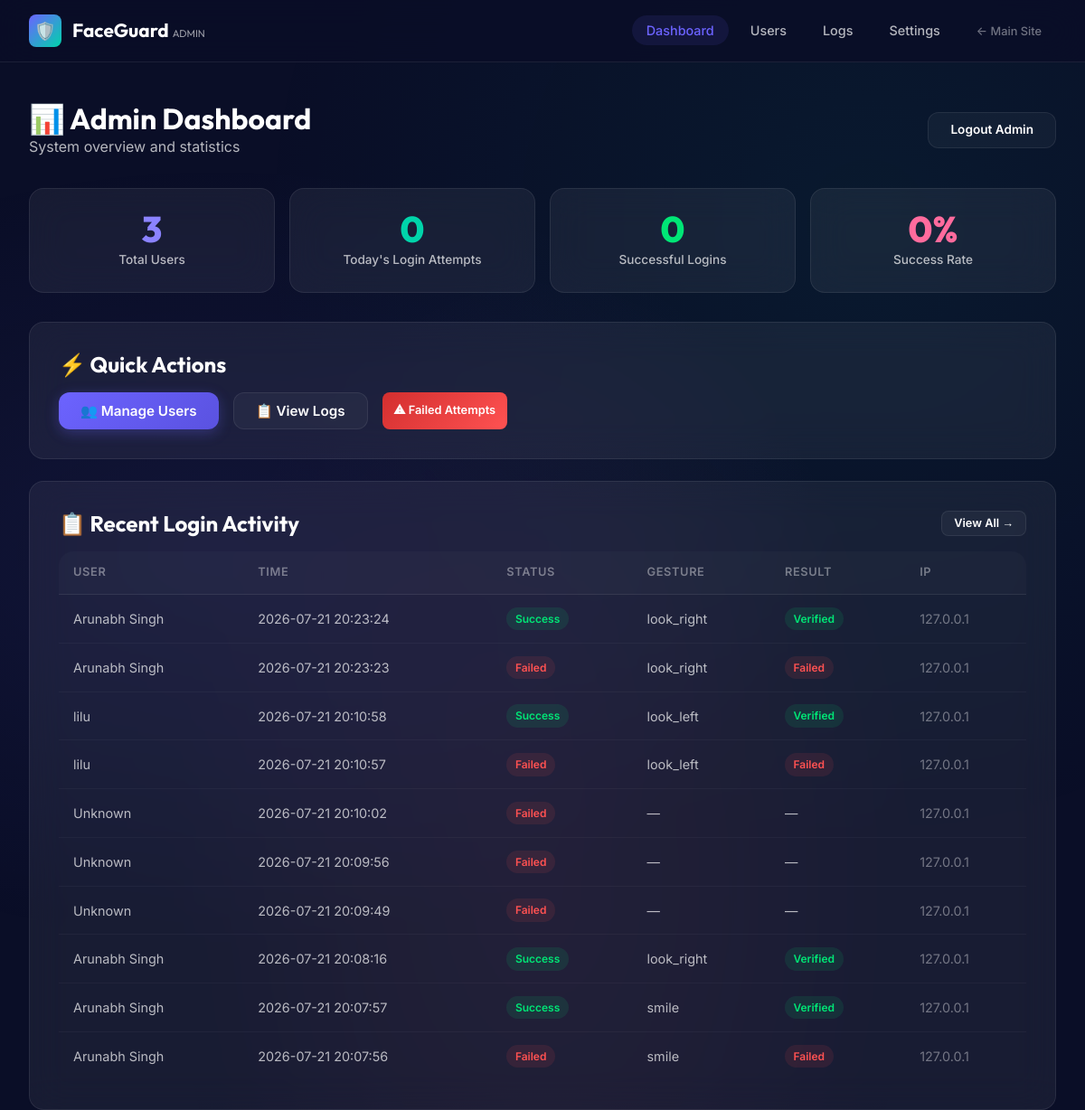
Screenshot of /admin/dashboard (signed in) with the database file from the repository.
### tables this page shows
CREATE TABLE login_logs (
                log_id INTEGER PRIMARY KEY AUTOINCREMENT,
                user_id INTEGER,
                login_time DATETIME DEFAULT CURRENT_TIMESTAMP,
                status VARCHAR(20) NOT NULL,
                gesture_type VARCHAR(50),
                gesture_result VARCHAR(20),
                ip_address VARCHAR(45),
                FOREIGN KEY (user_id) REFERENCES users(user_id) ON DELETE SET NULL
            );

CREATE TABLE users (
                user_id INTEGER PRIMARY KEY AUTOINCREMENT,
                name VARCHAR(100) NOT NULL,
                email VARCHAR(100) UNIQUE NOT NULL,
                face_encoding BLOB NOT NULL,
                face_image_path VARCHAR(255),
                created_at DATETIME DEFAULT CURRENT_TIMESTAMP,
                is_active BOOLEAN DEFAULT 1
            );

### admin/routes.py (the view)
@admin_bp.route('/dashboard')
@admin_required
def admin_dashboard():
    db = get_db()
    stats = {
        'total_users': db.get_user_count(),
        'today_logins': db.get_today_login_count(),
        'today_success': db.get_today_success_count(),
        'success_rate': 0
    }
    if stats['today_logins'] > 0:
        stats['success_rate'] = round((stats['today_success'] / stats['today_logins']) * 100, 1)
    recent_logs = db.get_login_logs(limit=10)
    return render_template('admin/dashboard.html', stats=stats, logs=recent_logs)

### admin/routes.py (called while the page is built)
def get_db():
    return current_app.config['DB_INSTANCE']

def admin_required(f):
    from functools import wraps
    @wraps(f)
    def decorated(*args, **kwargs):
        if not session.get('admin_logged_in'):
            flash('Admin login required.', 'warning')
            return redirect(url_for('admin.admin_login'))
        return f(*args, **kwargs)
    return decorated

### backend/models/database.py (called while the page is built)
    def get_connection(self):
        conn = sqlite3.connect(self.db_path)
        conn.row_factory = sqlite3.Row
        conn.execute("PRAGMA foreign_keys = ON")
        return conn

    def get_user_count(self):
        conn = self.get_connection()
        count = conn.execute('SELECT COUNT(*) FROM users').fetchone()[0]
        conn.close()
        return count

    def get_login_logs(self, limit=50, user_id=None, status=None):
        conn = self.get_connection()
        query = '''
            SELECT l.*, u.name as user_name
            FROM login_logs l
            LEFT JOIN users u ON l.user_id = u.user_id
            WHERE 1=1
        '''
        params = []
        if user_id:
            query += ' AND l.user_id = ?'
            params.append(user_id)
        if status:
            query += ' AND l.status = ?'
            params.append(status)
        query += ' ORDER BY l.login_time DESC LIMIT ?'
        params.append(limit)
        logs = conn.execute(query, params).fetchall()
        conn.close()
        return [dict(log) for log in logs]

    def get_today_login_count(self):
        conn = self.get_connection()
        count = conn.execute(
            "SELECT COUNT(*) FROM login_logs WHERE DATE(login_time) = DATE('now')"
        ).fetchone()[0]
        conn.close()
        return count

    def get_today_success_count(self):
        conn = self.get_connection()
        count = conn.execute(
            "SELECT COUNT(*) FROM login_logs WHERE DATE(login_time) = DATE('now') AND status = 'Success'"
        ).fetchone()[0]
        conn.close()
        return count

### admin/templates/admin/dashboard.html (shortened to what this page needs)
{% extends "admin/base.html" %}
{% block content %}
<div class="container" style="padding-top: 2rem;">
    <div class="dashboard-header">
        <div>
            <h2>📊 Admin Dashboard</h2>
            <p style="color: var(--text-secondary);">System overview and statistics</p>
        </div>
        <a href="{{ url_for('admin.admin_logout') }}" class="btn btn-secondary" style="font-size: 0.85rem;">
            Logout Admin
        </a>
    </div>
    <div class="stats-grid">
        <div class="glass-card stat-card">
            <div class="stat-value purple" data-count="{{ stats.total_users }}">{{ stats.total_users }}</div>
            <div class="stat-label">Total Users</div>
        </div>
        <div class="glass-card stat-card">
            <div class="stat-value teal" data-count="{{ stats.today_logins }}">{{ stats.today_logins }}</div>
            <div class="stat-label">Today's Login Attempts</div>
        </div>
        <div class="glass-card stat-card">
            <div class="stat-value green" data-count="{{ stats.today_success }}">{{ stats.today_success }}</div>
            <div class="stat-label">Successful Logins</div>
        </div>
        <div class="glass-card stat-card">
            <div class="stat-value pink">{{ stats.success_rate }}%</div>
            <div class="stat-label">Success Rate</div>
        </div>
    </div>
    <div class="glass-card mb-3">
        <h3 class="mb-2">⚡ Quick Actions</h3>
        <div class="d-flex gap-2 flex-wrap">
            <a href="{{ url_for('admin.admin_users') }}" class="btn btn-primary">
                👥 Manage Users
            </a>
            <a href="{{ url_for('admin.admin_logs') }}" class="btn btn-secondary">
                📋 View Logs
            </a>
            <a href="{{ url_for('admin.admin_logs') }}?status=Failed" class="btn btn-danger btn-sm">
                ⚠ Failed Attempts
            </a>
        </div>
    </div>
    <div class="glass-card">
        <div class="d-flex justify-between align-center mb-2">
            <h3>📋 Recent Login Activity</h3>
            <a href="{{ url_for('admin.admin_logs') }}" class="btn btn-secondary btn-sm">View All →</a>
        </div>
        {% if logs %}
        <div class="table-container">
            <table>
                <thead>
                    <tr>
                        <th>User</th>
                        <th>Time</th>
                        <th>Status</th>
                        <th>Gesture</th>
                        <th>Result</th>
                        <th>IP</th>
                    </tr>
                </thead>
                <tbody>
                    {% for log in logs %}
                    <tr>
                        <td>{{ log.user_name or 'Unknown' }}</td>
                        <td>{{ log.login_time }}</td>
                        <td>
                            <span class="badge {% if log.status == 'Success' %}badge-success{% else %}badge-error{% endif %}">
                                {{ log.status }}
                            </span>
                        </td>
                        <td>{{ log.gesture_type or '—' }}</td>
                        <td>
                            {% if log.gesture_result %}
                            <span class="badge {% if log.gesture_result == 'Verified' %}badge-success{% else %}badge-error{% endif %}">
                                {{ log.gesture_result }}
                            </span>
                            {% else %}—{% endif %}
                        </td>
                        <td style="color: var(--text-muted);">{{ log.ip_address or '—' }}</td>
                    </tr>
                    {% endfor %}
                </tbody>
            </table>
        </div>
        {% else %}
        <div class="empty-state">
            <div class="empty-icon">📭</div>
            <p>No login activity recorded yet.</p>
        </div>
        {% endif %}
    </div>
</div>
{% endblock %}

### admin/templates/admin/base.html (shortened to what this page needs)
<!DOCTYPE html>
<html lang="en">
<head>
    <link rel="stylesheet" href="{{ url_for('static', filename='css/style.css') }}">
</head>
<body>
    <nav class="navbar">
        <a href="{{ url_for('admin.admin_dashboard') }}" class="nav-brand">
            <div class="brand-icon">🛡️</div>
            <span>FaceGuard <span style="font-size: 0.7rem; opacity: 0.6; font-weight: 400;">ADMIN</span></span>
        </a>
        <ul class="nav-links">
            {% if session.get('admin_logged_in') %}
            <li><a href="{{ url_for('admin.admin_dashboard') }}" class="{% if request.endpoint == 'admin.admin_dashboard' %}active{% endif %}">Dashboard</a></li>
            <li><a href="{{ url_for('admin.admin_users') }}" class="{% if request.endpoint == 'admin.admin_users' %}active{% endif %}">Users</a></li>
            <li><a href="{{ url_for('admin.admin_logs') }}" class="{% if request.endpoint == 'admin.admin_logs' %}active{% endif %}">Logs</a></li>
            <li><a href="{{ url_for('admin.admin_settings') }}" class="{% if request.endpoint == 'admin.admin_settings' %}active{% endif %}">Settings</a></li>
            {% endif %}
            <li><a href="{{ url_for('auth.index') }}" style="font-size: 0.8rem; opacity: 0.6;">← Main Site</a></li>
        </ul>
    </nav>
    <main class="page-content">
        {% block content %}{% endblock %}
    </main>
</body>
</html>

### rows the page displays
login_logs: name "Arunabh Singh", login_time "2026-07-21 20:23:24", status "Success", gesture_type "look_right", gesture_result "Verified", ip_address "127.0.0.1"
login_logs: name "Arunabh Singh", login_time "2026-07-21 20:23:23", status "Failed", gesture_type "look_right", gesture_result "Failed", ip_address "127.0.0.1"
login_logs: name "lilu", login_time "2026-07-21 20:10:58", status "Success", gesture_type "look_left", gesture_result "Verified", ip_address "127.0.0.1"
login_logs: name "lilu", login_time "2026-07-21 20:10:57", status "Failed", gesture_type "look_left", gesture_result "Failed", ip_address "127.0.0.1"
login_logs: user_name "Unknown", login_time "2026-07-21 20:10:02", status "Failed", gesture_type "—", ip_address "127.0.0.1"
login_logs: user_name "Unknown", login_time "2026-07-21 20:09:56", status "Failed", gesture_type "—", ip_address "127.0.0.1"
login_logs: user_name "Unknown", login_time "2026-07-21 20:09:49", status "Failed", gesture_type "—", ip_address "127.0.0.1"
login_logs: name "Arunabh Singh", login_time "2026-07-21 20:08:16", status "Success", gesture_type "look_right", gesture_result "Verified", ip_address "127.0.0.1"
login_logs: name "Arunabh Singh", login_time "2026-07-21 20:07:57", status "Success", gesture_type "smile", gesture_result "Verified", ip_address "127.0.0.1"
login_logs: name "Arunabh Singh", login_time "2026-07-21 20:07:56", status "Failed", gesture_type "smile", gesture_result "Failed", ip_address "127.0.0.1"

### other values shown
{{ stats.total_users }} "3"
{{ stats.today_logins }} "0"
{{ stats.today_success }} "0"
{{ stats.success_rate }} "0"
